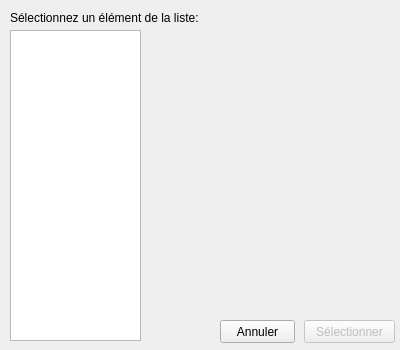
<?xml version="1.0" encoding="UTF-8"?>
<ui version="4.0">
 <class>SelectView</class>
 <widget class="QDialog" name="SelectView">
  <property name="geometry">
   <rect>
    <x>0</x>
    <y>0</y>
    <width>400</width>
    <height>350</height>
   </rect>
  </property>
  <property name="sizePolicy">
   <sizepolicy hsizetype="Fixed" vsizetype="Fixed">
    <horstretch>0</horstretch>
    <verstretch>0</verstretch>
   </sizepolicy>
  </property>
  <property name="minimumSize">
   <size>
    <width>400</width>
    <height>350</height>
   </size>
  </property>
  <property name="maximumSize">
   <size>
    <width>400</width>
    <height>350</height>
   </size>
  </property>
  <property name="windowTitle">
   <string>Changer l'interface</string>
  </property>
  <widget class="QListWidget" name="listWidget">
   <property name="geometry">
    <rect>
     <x>10</x>
     <y>30</y>
     <width>131</width>
     <height>311</height>
    </rect>
   </property>
  </widget>
  <widget class="QLabel" name="labelTitle">
   <property name="enabled">
    <bool>true</bool>
   </property>
   <property name="geometry">
    <rect>
     <x>150</x>
     <y>30</y>
     <width>241</width>
     <height>31</height>
    </rect>
   </property>
   <property name="text">
    <string>&lt;html&gt;&lt;head/&gt;&lt;body&gt;&lt;p&gt;&lt;br/&gt;&lt;/p&gt;&lt;/body&gt;&lt;/html&gt;</string>
   </property>
  </widget>
  <widget class="QPushButton" name="buttonSelect">
   <property name="enabled">
    <bool>false</bool>
   </property>
   <property name="geometry">
    <rect>
     <x>304</x>
     <y>320</y>
     <width>91</width>
     <height>23</height>
    </rect>
   </property>
   <property name="text">
    <string>Sélectionner</string>
   </property>
  </widget>
  <widget class="QPushButton" name="buttonCancel">
   <property name="geometry">
    <rect>
     <x>220</x>
     <y>320</y>
     <width>75</width>
     <height>23</height>
    </rect>
   </property>
   <property name="text">
    <string>Annuler</string>
   </property>
  </widget>
  <widget class="QLabel" name="labelDescription">
   <property name="geometry">
    <rect>
     <x>150</x>
     <y>220</y>
     <width>241</width>
     <height>91</height>
    </rect>
   </property>
   <property name="text">
    <string/>
   </property>
   <property name="alignment">
    <set>Qt::AlignLeading|Qt::AlignLeft|Qt::AlignTop</set>
   </property>
   <property name="wordWrap">
    <bool>true</bool>
   </property>
  </widget>
  <widget class="QLabel" name="label">
   <property name="geometry">
    <rect>
     <x>10</x>
     <y>10</y>
     <width>201</width>
     <height>16</height>
    </rect>
   </property>
   <property name="text">
    <string>Sélectionnez un élément de la liste:</string>
   </property>
  </widget>
  <widget class="QLabel" name="labelPicture">
   <property name="geometry">
    <rect>
     <x>150</x>
     <y>70</y>
     <width>241</width>
     <height>141</height>
    </rect>
   </property>
   <property name="text">
    <string/>
   </property>
   <property name="alignment">
    <set>Qt::AlignCenter</set>
   </property>
  </widget>
 </widget>
 <resources/>
 <connections>
  <connection>
   <sender>buttonCancel</sender>
   <signal>clicked()</signal>
   <receiver>SelectView</receiver>
   <slot>reject()</slot>
   <hints>
    <hint type="sourcelabel">
     <x>277</x>
     <y>351</y>
    </hint>
    <hint type="destinationlabel">
     <x>277</x>
     <y>241</y>
    </hint>
   </hints>
  </connection>
 </connections>
</ui>
